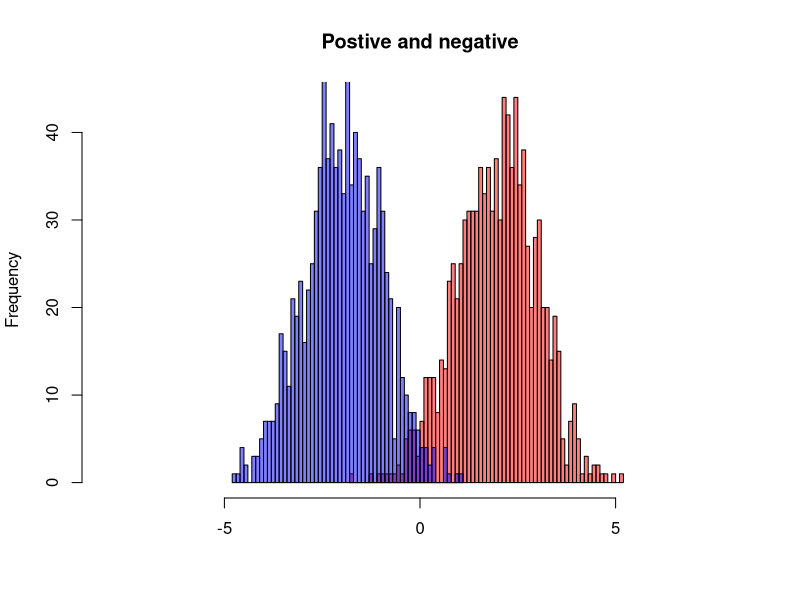
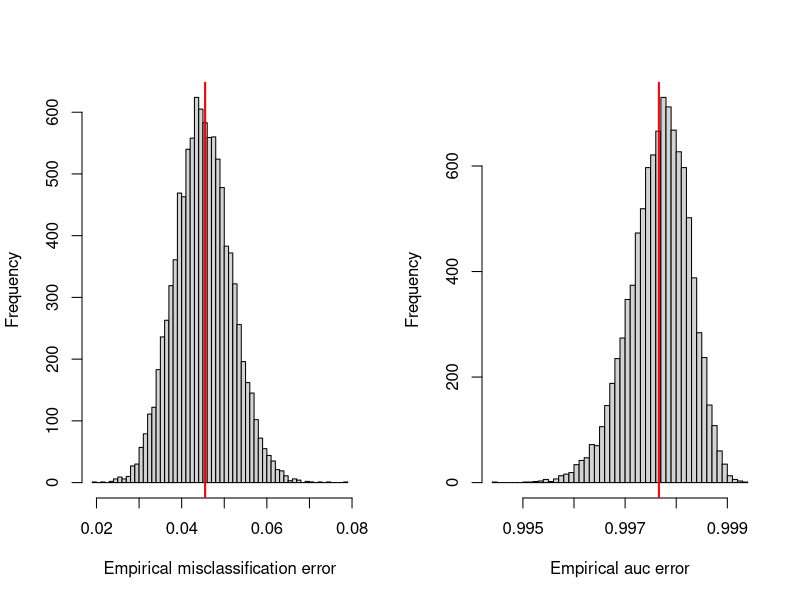

Write the R code that produced these figures, in order.
## ---- chunk 1
N=1000
set.seed(18)
a=2;b=1
D_pos=rnorm(N,a,b)
D_neg=rnorm(N,-a,b)
hist(D_pos,breaks=50,xlim=c(-8,8),col=rgb(1,0,0,0.5),xlab=" ",main="Postive and negative")
hist(D_neg,breaks=50,add=T,col=rgb(0,0,1,0.5))

## ---- chunk 2
kappa=0
#theoritical/truth
MER_theo=1-pnorm((kappa+a)/b)+pnorm((kappa-a)/b)
AUC_theo=pnorm((2*a)/(sqrt(2)*b))

#empirical
MER_emp=c()
AUC_emp=c()
for(i in 1:(10*N)){
D_pos=rnorm(N,a,b)
D_neg=rnorm(N,-a,b)
MER_emp[i]=sum(D_pos<kappa)/N+sum(D_neg>kappa)/N

r = rank(c(D_pos,D_neg))  
AUC_emp[i] = (sum(r[1:N]) - N*(N+1)/2) / (N*N) 
}
par(mfrow=c(1,2))
hist(MER_emp,breaks=50,main="",xlab = "Empirical misclassification error")
abline(v=MER_theo,lwd=2,col="red")
hist(AUC_emp,breaks=50,main="",xlab = "Empirical auc error")
abline(v=AUC_theo,lwd=2,col="red")
## ---- chunk 3
#Biases
mean(AUC_emp-AUC_theo)
mean(MER_emp-MER_theo)


